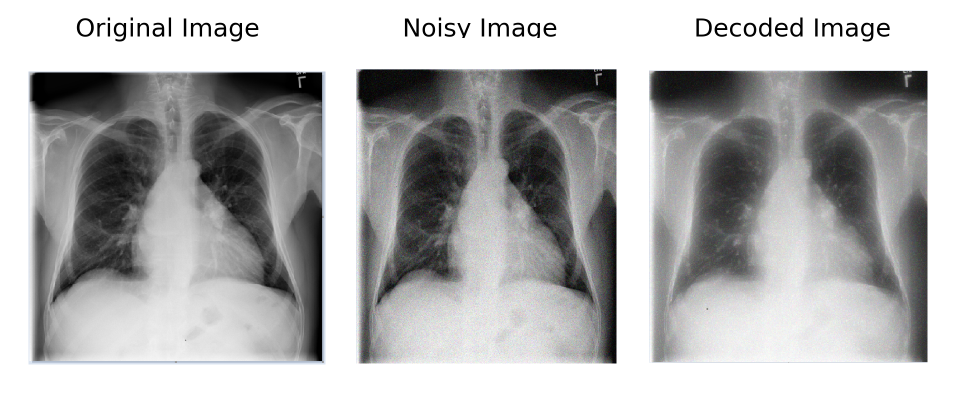
#> input picture Pyramid Approach/pyramid_output_example.png, 1920 x 830 px, given as the content of the folder Data/Images, which was not available (shown at 1/2 size)
$ python main.py
#> lines starting #> are read from the running program, lines starting #| are printed output that depends on the picture; long printed decimals are rounded; pictures that were not available may be replaced by others from this repository, and a replacement may not be noted
### Pyramid Approach/Denoise.py
import cv2
import time
import glob
import os
from PyramidalDenoiser import GaussianPyramid
from PyramidalDenoiser import LaplacianPyramid
from PyramidalDenoiser import add_gaussian_noise
from PyramidalDenoiser import reconstruct_image
from PyramidalDenoiser import calculate_ssim
from PyramidalDenoiser import calculate_psnr
import matplotlib.pyplot as plt

def denoise_images():
    images = glob.glob(os.path.join('Data/images/', '*.png'))[:50]
    total_psnr = 0
    total_ssim = 0
    total_time = 0
    total_count = 0
    for file_path in images:
        total_count += 1
        print(f'Loading image: {file_path}')
        original_img = cv2.imread(file_path)
#> original_img is the input picture: shape (830, 1920, 3); mean B, G, R 179.7, 179.6, 179.5
        noisy_img = add_gaussian_noise(original_img)
        noisy_loc = 'Noisy/' + os.path.basename(file_path)
        #cv2.imwrite(noisy_loc, noisy_img)
        start = time.time()
        gaussian_pyr = GaussianPyramid(noisy_img)
        laplacian_pyr = LaplacianPyramid(gaussian_pyr)

        laplacian_levels = laplacian_pyr.build_pyramid()

        reconstructed_image = reconstruct_image(laplacian_levels)
        end = time.time()

        elapsed = end - start
        print(f'Elapsed time: {elapsed} seconds')
        loc = 'Output/' + os.path.basename(file_path)
        #cv2.imwrite(loc, reconstructed_image)
        psnr_val = calculate_psnr(original_img, reconstructed_image)
        ssim_val = calculate_ssim(original_img, reconstructed_image)
        total_psnr += psnr_val
        total_ssim += ssim_val
        total_time += elapsed
        print(f'Peak signal to noise ratio between original image and denoised image: {psnr_val}')
        print(f'Structural similarity index between original image and denoised image: {ssim_val}')

    avg_psnr = total_psnr / total_count
    avg_ssim = total_ssim / total_count
    avg_time = total_time / total_count
    print(f'Average PSNR: {avg_psnr}')
    print(f'Average SSIM: {avg_ssim}')
    print(f'Average time taken: {avg_time}')

    print('Saving results...')
    # Create a table to save the results
    fig, ax = plt.subplots()
    ax.axis('tight')
    ax.axis('off')
    table_data = [
        ['Metric', 'Average Value'],
        ['PSNR', f'{avg_psnr:.2f}'],
        ['SSIM', f'{avg_ssim:.2f}'],
        ['Time (s)', f'{avg_time:.2f}']
    ]

    table = ax.table(cellText=table_data, cellLoc='center', loc='center')
    table.auto_set_font_size(False)
    table.set_fontsize(14)
    table.scale(1.2, 1.2)

    # Save the table as a PNG file
    plt.savefig('average_metrics_table.png')
    plt.close()

    print('Table saved as average_metrics_table.png')

### Pyramid Approach/PyramidalDenoiser.py
import os
import cv2
import numpy as np
from skimage.metrics import structural_similarity as ssim

class GaussianPyramid:
    def __init__(self, image, levels=5):
        self.image = image
        self.levels = levels
        self.pyramid = [image]

    def build_pyramid(self):
        current_level = self.image
        for _ in range(self.levels):
            current_level = cv2.pyrDown(current_level)
            self.pyramid.append(current_level)
#> this loop made 5 passes
#> pass 1, in build_pyramid, `current_level = cv2.pyrDown(current_level)`:
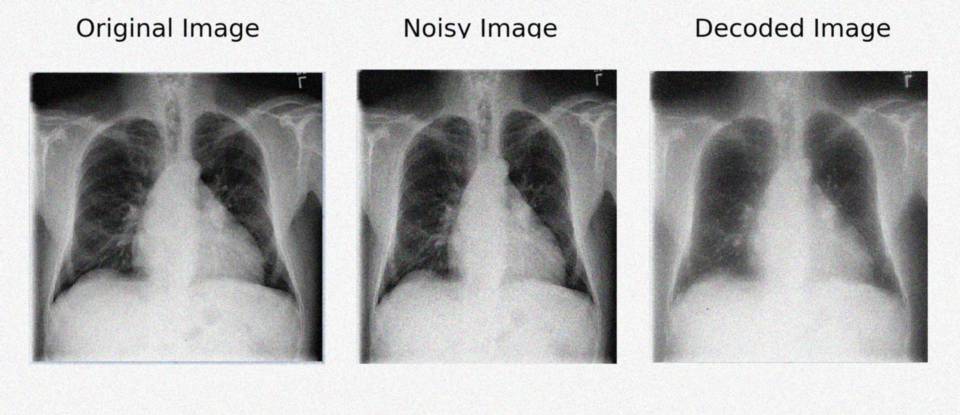
#> current_level: shape (415, 960, 3); mean B, G, R 175.5, 175.4, 175.3
#> after the loop:
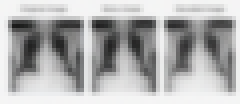
#> current_level: shape (26, 60, 3) (shown 4 times larger); mean B, G, R 175.7, 175.6, 175.5
#> after the loop, self.pyramid = 6 items
        return self.pyramid


class LaplacianPyramid:
    def __init__(self, gaussian_pyramid):
        self.gaussian_pyramid = gaussian_pyramid
        self.pyramid = []

    def build_pyramid(self):
        gaussian_levels = self.gaussian_pyramid.build_pyramid()
#> gaussian_levels = 6 items
        for i in range(len(gaussian_levels) - 1):
            GE = cv2.pyrUp(gaussian_levels[i + 1], dstsize=(gaussian_levels[i].shape[1], gaussian_levels[i].shape[0]))
            L = cv2.subtract(gaussian_levels[i], GE)
            self.pyramid.append(L)
#> this loop made 5 passes
#> pass 1, in build_pyramid, `L = cv2.subtract(gaussian_levels[i], GE)`:
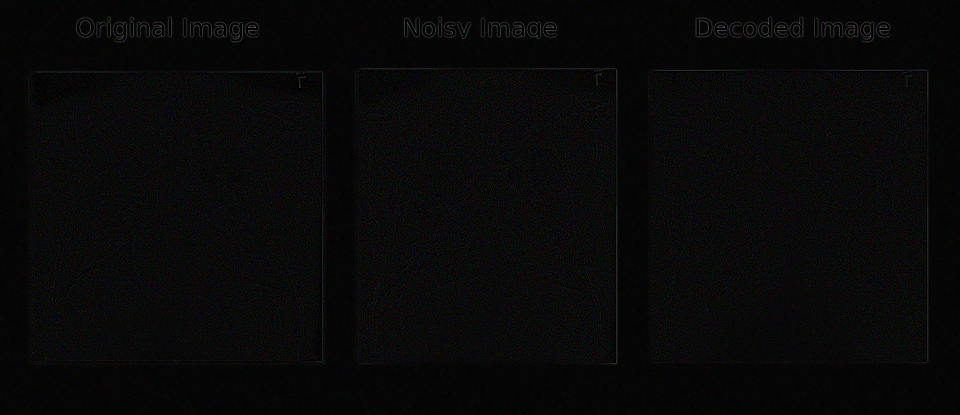
#> L: shape (830, 1920, 3) (shown at 1/2 size); mean of channels 0, 1, 2 8.5, 8.5, 8.5; drawn as B, G, R
#> pass 2, in build_pyramid, `L = cv2.subtract(gaussian_levels[i], GE)`:
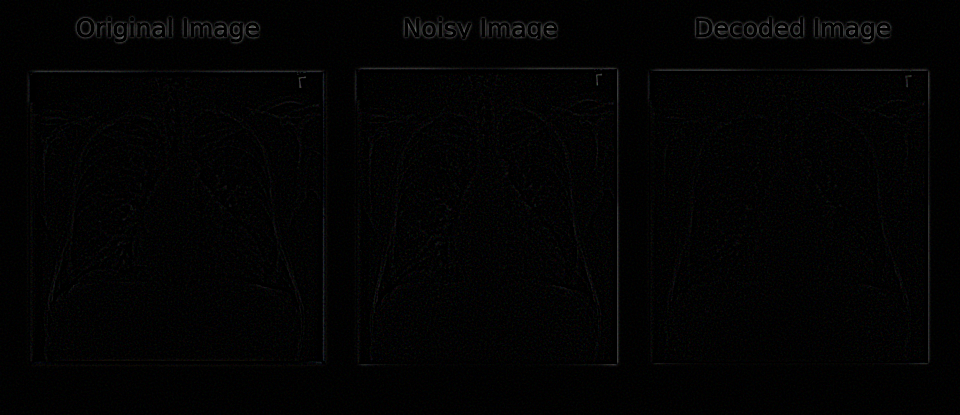
#> L: shape (415, 960, 3); mean of channels 0, 1, 2 2.9, 2.9, 2.9; drawn as B, G, R
#> after the loop, self.pyramid = 5 items
#> in denoise_images, `laplacian_levels = laplacian_pyr.build_pyramid()`: laplacian_levels = 6 items
        self.pyramid.append(gaussian_levels[-1])
        return self.pyramid


def reconstruct_image(laplacian_pyramid):
    image = laplacian_pyramid[-1]
    for i in range(len(laplacian_pyramid) - 2, -1, -1):
        image = cv2.pyrUp(image, dstsize=(laplacian_pyramid[i].shape[1], laplacian_pyramid[i].shape[0]))
        image = cv2.add(image, laplacian_pyramid[i])
#> this loop made 5 passes
#> i on passes 1, 2, 4, 5: 4, 3, 1, 0
#> pass 1, in reconstruct_image, `image = cv2.add(image, laplacian_pyramid[i])`:
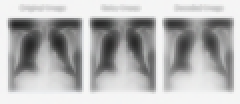
#> image: shape (52, 120, 3) (shown 2 times larger); mean B, G, R 181.9, 181.8, 181.7
#> pass 2, in reconstruct_image, `image = cv2.add(image, laplacian_pyramid[i])`:
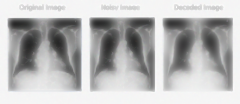
#> image: shape (104, 240, 3); mean B, G, R 185.4, 185.3, 185.3
#> after the loop:
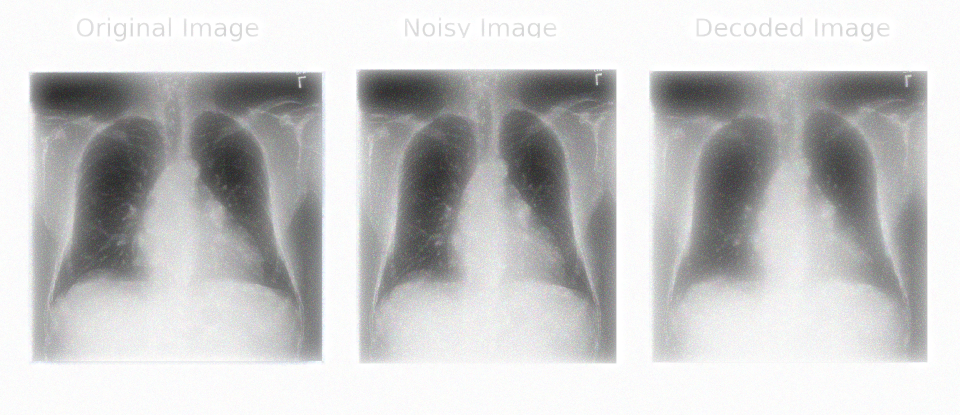
#> image: shape (830, 1920, 3) (shown at 1/2 size); mean B, G, R 197.9, 197.8, 197.7
    return image

def add_gaussian_noise(image, mean=0, std=0.1):
    # Generate Gaussian noise
    gaussian = np.random.normal(mean, std, image.shape)

    #  Add the gaussian noise to the image
    noisy_image = np.clip(image + gaussian * 255, 0, 255).astype(np.uint8)

    return noisy_image

def calculate_psnr(original_image, denoised_image):
    mse = np.mean((original_image - denoised_image) ** 2)
#> mse = 69.54
    if mse == 0:
        return float('inf') # Infinite PSNR, meaning no noise at all
    max_pixel = 255.0
    psnr_value = 20 * np.log10(max_pixel / np.sqrt(mse))
#> psnr_value = 29.71
    return psnr_value

def calculate_ssim(original_image, denoised_image):
    # Convert images to grayscale (SSIM only works on grayscale)
    original_gray = cv2.cvtColor(original_image, cv2.COLOR_BGR2GRAY)
    denoised_gray = cv2.cvtColor(denoised_image, cv2.COLOR_BGR2GRAY)

    # Calculate SSIM
    ssim_value, _ = ssim(original_gray, denoised_gray, full=True, data_range=2)
#> ssim_value = 0.194
    return ssim_value

### Pyramid Approach/ExtractDataset.py
import os
import glob
import urllib.request
import tarfile

def extract_data():
    # If the data is not already extracted manually, extract it
    extract_loc = 'Data/'
    if (not os.path.exists(extract_loc)):
        os.mkdir(extract_loc)
    if (not os.path.exists('Noisy/')):
        os.mkdir('Noisy/')
    if (not os.path.exists('Output/')):
        os.mkdir('Output/')
    # URLs for the zip files (This code comes from the batch_download_zips.py code provided in the NIH dataset)
    links = [
        'https://nihcc.box.com/shared/static/vfk49d74nhbxq3nqjg0900w5nvkorp5c.gz',
        'https://nihcc.box.com/shared/static/i28rlmbvmfjbl8p2n3ril0pptcmcu9d1.gz',
        'https://nihcc.box.com/shared/static/f1t00wrtdk94satdfb9olcolqx20z2jp.gz',
        'https://nihcc.box.com/shared/static/0aowwzs5lhjrceb3qp67ahp0rd1l1etg.gz',
        'https://nihcc.box.com/shared/static/v5e3goj22zr6h8tzualxfsqlqaygfbsn.gz',
        'https://nihcc.box.com/shared/static/asi7ikud9jwnkrnkj99jnpfkjdes7l6l.gz',
        'https://nihcc.box.com/shared/static/jn1b4mw4n6lnh74ovmcjb8y48h8xj07n.gz',
        'https://nihcc.box.com/shared/static/tvpxmn7qyrgl0w8wfh9kqfjskv6nmm1j.gz',
        'https://nihcc.box.com/shared/static/upyy3ml7qdumlgk2rfcvlb9k6gvqq2pj.gz',
        'https://nihcc.box.com/shared/static/l6nilvfa9cg3s28tqv1qc1olm3gnz54p.gz',
        'https://nihcc.box.com/shared/static/hhq8fkdgvcari67vfhs7ppg2w6ni4jze.gz',
        'https://nihcc.box.com/shared/static/ioqwiy20ihqwyr8pf4c24eazhh281pbu.gz'
    ]
    tar_gz_files = glob.glob(os.path.join('', '*.tar.gz'))
    images = glob.glob(os.path.join(os.path.join(extract_loc, 'Images/'), '*.png'))
    if not tar_gz_files and not images:
        for idx, link in enumerate(links):
            fn = 'images_%02d.tar.gz' % (idx + 1)
            print('downloading ' + fn + '...')
            if (not os.path.exists(fn)):
                urllib.request.urlretrieve(link, fn)  # download the zip file
        print("Download complete. Please check the checksums")

    if tar_gz_files:
        for file in tar_gz_files:
            with tarfile.open(file, "r:gz") as tar:
                tar.extractall(path='Data/')
                print(f"Extracted contents to {os.path.join(os.getcwd(), extract_loc)}")
            os.remove(file)

### Pyramid Approach/main.py
from ExtractDataset import extract_data
from Denoise import denoise_images

extract_data()
denoise_images()
#> in denoise_images, `total_psnr += psnr_val`: total_psnr = 29.71
#> in denoise_images, `total_ssim += ssim_val`: total_ssim = 0.194
#| Peak signal to noise ratio between original image and denoised image: 29.709
#| Structural similarity index between original image and denoised image: 0.1937
#> in denoise_images, `avg_psnr = total_psnr / total_count`: avg_psnr = 29.71
#> in denoise_images, `avg_ssim = total_ssim / total_count`: avg_ssim = 0.194
#| Average PSNR: 29.709
#| Average SSIM: 0.1937
#> in denoise_images, `table_data = [ ['Metric', 'Average Value'], ['PSNR', f'{avg_psnr:.2f}'..`: table_data = [['Metric', 'Average Value'], ['PSNR', '29.71'], ['SSIM', '0.19'], ['Time (s)', '0.64']]
